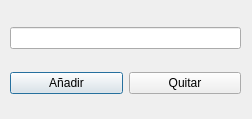
<?xml version="1.0" encoding="UTF-8"?>
<ui version="4.0">
 <class>DPrincipal</class>
 <widget class="QDialog" name="DPrincipal">
  <property name="geometry">
   <rect>
    <x>0</x>
    <y>0</y>
    <width>252</width>
    <height>119</height>
   </rect>
  </property>
  <property name="windowTitle">
   <string>Dialog</string>
  </property>
  <widget class="QWidget" name="">
   <property name="geometry">
    <rect>
     <x>10</x>
     <y>10</y>
     <width>231</width>
     <height>101</height>
    </rect>
   </property>
   <layout class="QVBoxLayout" name="verticalLayout">
    <item>
     <widget class="QLineEdit" name="leNombre"/>
    </item>
    <item>
     <layout class="QHBoxLayout" name="horizontalLayout">
      <item>
       <widget class="QPushButton" name="btnAnyadir">
        <property name="text">
         <string>Añadir</string>
        </property>
       </widget>
      </item>
      <item>
       <widget class="QPushButton" name="btnQuitar">
        <property name="text">
         <string>Quitar</string>
        </property>
       </widget>
      </item>
     </layout>
    </item>
   </layout>
  </widget>
 </widget>
 <resources/>
 <connections/>
</ui>
